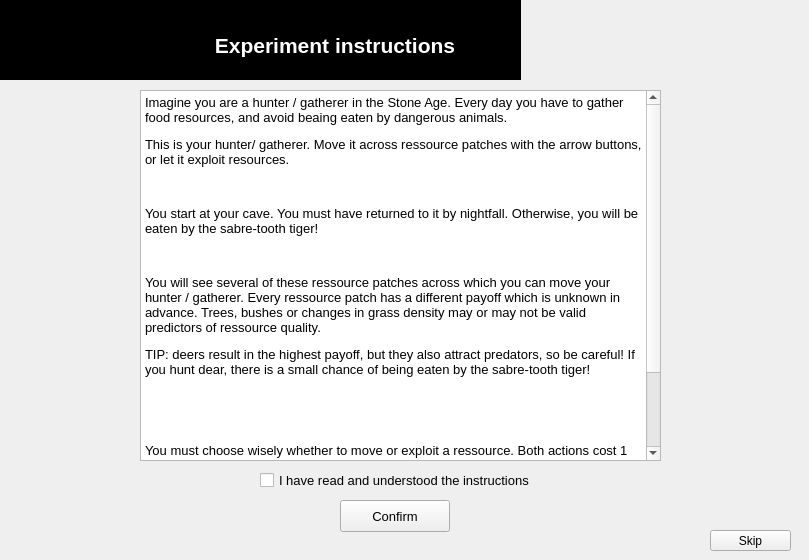
    <widget class="QWidget" name="Instructions">
     <widget class="QLabel" name="inst_ucllogo_1">
      <property name="geometry">
       <rect>
        <x>0</x>
        <y>0</y>
        <width>521</width>
        <height>80</height>
       </rect>
      </property>
      <property name="palette">
       <palette>
        <active>
         <colorrole role="Base">
          <brush brushstyle="SolidPattern">
           <color alpha="255">
            <red>255</red>
            <green>255</green>
            <blue>255</blue>
           </color>
          </brush>
         </colorrole>
         <colorrole role="Window">
          <brush brushstyle="SolidPattern">
           <color alpha="255">
            <red>0</red>
            <green>0</green>
            <blue>0</blue>
           </color>
          </brush>
         </colorrole>
        </active>
        <inactive>
         <colorrole role="Base">
          <brush brushstyle="SolidPattern">
           <color alpha="255">
            <red>255</red>
            <green>255</green>
            <blue>255</blue>
           </color>
          </brush>
         </colorrole>
         <colorrole role="Window">
          <brush brushstyle="SolidPattern">
           <color alpha="255">
            <red>0</red>
            <green>0</green>
            <blue>0</blue>
           </color>
          </brush>
         </colorrole>
        </inactive>
        <disabled>
         <colorrole role="Base">
          <brush brushstyle="SolidPattern">
           <color alpha="255">
            <red>0</red>
            <green>0</green>
            <blue>0</blue>
           </color>
          </brush>
         </colorrole>
         <colorrole role="Window">
          <brush brushstyle="SolidPattern">
           <color alpha="255">
            <red>0</red>
            <green>0</green>
            <blue>0</blue>
           </color>
          </brush>
         </colorrole>
        </disabled>
       </palette>
      </property>
      <property name="autoFillBackground">
       <bool>true</bool>
      </property>
      <property name="text">
       <string/>
      </property>
     </widget>
     <widget class="QLabel" name="inst_ucllogo_2">
      <property name="geometry">
       <rect>
        <x>520</x>
        <y>0</y>
        <width>280</width>
        <height>80</height>
       </rect>
      </property>
      <property name="text">
       <string/>
      </property>
      <property name="pixmap">
       <pixmap>resources/standalone.png</pixmap>
      </property>
      <property name="scaledContents">
       <bool>true</bool>
      </property>
      <property name="alignment">
       <set>Qt::AlignCenter</set>
      </property>
     </widget>
     <widget class="QLabel" name="inst_title">
      <property name="geometry">
       <rect>
        <x>160</x>
        <y>20</y>
        <width>350</width>
        <height>50</height>
       </rect>
      </property>
      <property name="palette">
       <palette>
        <active>
         <colorrole role="WindowText">
          <brush brushstyle="SolidPattern">
           <color alpha="255">
            <red>255</red>
            <green>255</green>
            <blue>255</blue>
           </color>
          </brush>
         </colorrole>
         <colorrole role="Base">
          <brush brushstyle="SolidPattern">
           <color alpha="255">
            <red>255</red>
            <green>255</green>
            <blue>255</blue>
           </color>
          </brush>
         </colorrole>
         <colorrole role="Window">
          <brush brushstyle="SolidPattern">
           <color alpha="255">
            <red>0</red>
            <green>0</green>
            <blue>0</blue>
           </color>
          </brush>
         </colorrole>
        </active>
        <inactive>
         <colorrole role="WindowText">
          <brush brushstyle="SolidPattern">
           <color alpha="255">
            <red>255</red>
            <green>255</green>
            <blue>255</blue>
           </color>
          </brush>
         </colorrole>
         <colorrole role="Base">
          <brush brushstyle="SolidPattern">
           <color alpha="255">
            <red>255</red>
            <green>255</green>
            <blue>255</blue>
           </color>
          </brush>
         </colorrole>
         <colorrole role="Window">
          <brush brushstyle="SolidPattern">
           <color alpha="255">
            <red>0</red>
            <green>0</green>
            <blue>0</blue>
           </color>
          </brush>
         </colorrole>
        </inactive>
        <disabled>
         <colorrole role="WindowText">
          <brush brushstyle="SolidPattern">
           <color alpha="255">
            <red>69</red>
            <green>69</green>
            <blue>69</blue>
           </color>
          </brush>
         </colorrole>
         <colorrole role="Base">
          <brush brushstyle="SolidPattern">
           <color alpha="255">
            <red>0</red>
            <green>0</green>
            <blue>0</blue>
           </color>
          </brush>
         </colorrole>
         <colorrole role="Window">
          <brush brushstyle="SolidPattern">
           <color alpha="255">
            <red>0</red>
            <green>0</green>
            <blue>0</blue>
           </color>
          </brush>
         </colorrole>
        </disabled>
       </palette>
      </property>
      <property name="font">
       <font>
        <family>Arial</family>
        <pointsize>16</pointsize>
        <weight>75</weight>
        <bold>true</bold>
       </font>
      </property>
      <property name="autoFillBackground">
       <bool>true</bool>
      </property>
      <property name="text">
       <string>Experiment instructions</string>
      </property>
      <property name="alignment">
       <set>Qt::AlignCenter</set>
      </property>
      <property name="wordWrap">
       <bool>true</bool>
      </property>
     </widget>
     <widget class="QLabel" name="inst_predator">
      <property name="geometry">
       <rect>
        <x>40</x>
        <y>330</y>
        <width>91</width>
        <height>61</height>
       </rect>
      </property>
      <property name="text">
       <string/>
      </property>
      <property name="pixmap">
       <pixmap>resources/saber_tooth3.png</pixmap>
      </property>
      <property name="scaledContents">
       <bool>true</bool>
      </property>
     </widget>
     <widget class="QCheckBox" name="inst_checkbox">
      <property name="geometry">
       <rect>
        <x>260</x>
        <y>470</y>
        <width>300</width>
        <height>20</height>
       </rect>
      </property>
      <property name="font">
       <font>
        <pointsize>10</pointsize>
       </font>
      </property>
      <property name="text">
       <string>I have read and understood the instructions</string>
      </property>
     </widget>
     <widget class="QPushButton" name="inst_button_confirm">
      <property name="geometry">
       <rect>
        <x>340</x>
        <y>500</y>
        <width>110</width>
        <height>32</height>
       </rect>
      </property>
      <property name="font">
       <font>
        <family>Arial</family>
        <pointsize>10</pointsize>
       </font>
      </property>
      <property name="text">
       <string>Confirm</string>
      </property>
     </widget>
     <widget class="QTextBrowser" name="inst_text">
      <property name="geometry">
       <rect>
        <x>140</x>
        <y>90</y>
        <width>521</width>
        <height>371</height>
       </rect>
      </property>
      <property name="font">
       <font>
        <pointsize>10</pointsize>
       </font>
      </property>
      <property name="html">
       <string>&lt;!DOCTYPE HTML PUBLIC &quot;-//W3C//DTD HTML 4.0//EN&quot; &quot;http://www.w3.org/TR/REC-html40/strict.dtd&quot;&gt;
&lt;html&gt;&lt;head&gt;&lt;meta name=&quot;qrichtext&quot; content=&quot;1&quot; /&gt;&lt;style type=&quot;text/css&quot;&gt;
p, li { white-space: pre-wrap; }
&lt;/style&gt;&lt;/head&gt;&lt;body style=&quot; font-family:'.SF NS Text'; font-size:10pt; font-weight:400; font-style:normal;&quot;&gt;
&lt;p style=&quot; margin-top:12px; margin-bottom:12px; margin-left:0px; margin-right:0px; -qt-block-indent:0; text-indent:0px;&quot;&gt;&lt;span style=&quot; font-family:'Times';&quot;&gt;Imagine you are a hunter / gatherer in the Stone Age. Every day you have to gather food resources, and avoid beaing eaten by dangerous animals.&lt;/span&gt;&lt;/p&gt;
&lt;p style=&quot; margin-top:12px; margin-bottom:12px; margin-left:0px; margin-right:0px; -qt-block-indent:0; text-indent:0px;&quot;&gt;&lt;span style=&quot; font-family:'Times';&quot;&gt;This is your hunter/ gatherer. Move it across ressource patches with the arrow buttons, or let it exploit resources.&lt;/span&gt;&lt;/p&gt;
&lt;p style=&quot;-qt-paragraph-type:empty; margin-top:12px; margin-bottom:12px; margin-left:0px; margin-right:0px; -qt-block-indent:0; text-indent:0px;&quot;&gt;&lt;br /&gt;&lt;/p&gt;
&lt;p style=&quot; margin-top:12px; margin-bottom:12px; margin-left:0px; margin-right:0px; -qt-block-indent:0; text-indent:0px;&quot;&gt;&lt;span style=&quot; font-family:'Times';&quot;&gt;You start at your cave. You must have returned to it by nightfall. Otherwise, you will be eaten by the sabre-tooth tiger!&lt;/span&gt;&lt;/p&gt;
&lt;p style=&quot;-qt-paragraph-type:empty; margin-top:12px; margin-bottom:12px; margin-left:0px; margin-right:0px; -qt-block-indent:0; text-indent:0px; font-family:'Times';&quot;&gt;&lt;br /&gt;&lt;/p&gt;
&lt;p style=&quot; margin-top:12px; margin-bottom:12px; margin-left:0px; margin-right:0px; -qt-block-indent:0; text-indent:0px;&quot;&gt;&lt;span style=&quot; font-family:'Times';&quot;&gt;You will see several of these ressource patches across which you can move your hunter / gatherer. Every ressource patch has a different payoff which is unknown in advance. Trees, bushes or changes in grass density may or may not be valid predictors of ressource quality.&lt;/span&gt;&lt;/p&gt;
&lt;p style=&quot; margin-top:12px; margin-bottom:12px; margin-left:0px; margin-right:0px; -qt-block-indent:0; text-indent:0px;&quot;&gt;&lt;span style=&quot; font-family:'Times';&quot;&gt;TIP: deers result in the highest payoff, but they also attract predators, so be careful! If you hunt dear, there is a small chance of being eaten by the sabre-tooth tiger!&lt;/span&gt;&lt;/p&gt;
&lt;p style=&quot;-qt-paragraph-type:empty; margin-top:12px; margin-bottom:12px; margin-left:0px; margin-right:0px; -qt-block-indent:0; text-indent:0px; font-family:'Times';&quot;&gt;&lt;br /&gt;&lt;/p&gt;
&lt;p style=&quot;-qt-paragraph-type:empty; margin-top:12px; margin-bottom:12px; margin-left:0px; margin-right:0px; -qt-block-indent:0; text-indent:0px; font-family:'Times';&quot;&gt;&lt;br /&gt;&lt;/p&gt;
&lt;p style=&quot; margin-top:12px; margin-bottom:12px; margin-left:0px; margin-right:0px; -qt-block-indent:0; text-indent:0px;&quot;&gt;&lt;span style=&quot; font-family:'Times';&quot;&gt;You must choose wisely whether to move or exploit a ressource. Both actions cost 1 movement each. When no movements are left, nightfall occurs and the sabre-tooth tigre appears.&lt;/span&gt;&lt;/p&gt;
&lt;p style=&quot; margin-top:12px; margin-bottom:12px; margin-left:0px; margin-right:0px; -qt-block-indent:0; text-indent:0px;&quot;&gt;&lt;span style=&quot; font-family:'Times';&quot;&gt;REMEMBER: YOUR SCORE AT THE END OF THE EXPERIMENT WILL BE REWARDED IN REAL MONEY! &lt;/span&gt;&lt;/p&gt;
&lt;p style=&quot;-qt-paragraph-type:empty; margin-top:12px; margin-bottom:12px; margin-left:0px; margin-right:0px; -qt-block-indent:0; text-indent:0px; font-family:'Times';&quot;&gt;&lt;br /&gt;&lt;/p&gt;&lt;/body&gt;&lt;/html&gt;</string>
      </property>
     </widget>
     <widget class="QLabel" name="inst_char">
      <property name="geometry">
       <rect>
        <x>80</x>
        <y>90</y>
        <width>51</width>
        <height>61</height>
       </rect>
      </property>
      <property name="text">
       <string/>
      </property>
      <property name="pixmap">
       <pixmap>resources/char1.png</pixmap>
      </property>
      <property name="scaledContents">
       <bool>true</bool>
      </property>
     </widget>
     <widget class="QLabel" name="inst_cave">
      <property name="geometry">
       <rect>
        <x>70</x>
        <y>160</y>
        <width>61</width>
        <height>51</height>
       </rect>
      </property>
      <property name="text">
       <string/>
      </property>
      <property name="pixmap">
       <pixmap>resources/cave.png</pixmap>
      </property>
      <property name="scaledContents">
       <bool>true</bool>
      </property>
     </widget>
     <widget class="QLabel" name="inst_deer">
      <property name="geometry">
       <rect>
        <x>80</x>
        <y>260</y>
        <width>61</width>
        <height>61</height>
       </rect>
      </property>
      <property name="text">
       <string/>
      </property>
      <property name="pixmap">
       <pixmap>resources/deer1.png</pixmap>
      </property>
      <property name="scaledContents">
       <bool>true</bool>
      </property>
     </widget>
     <widget class="QLabel" name="inst_patch">
      <property name="geometry">
       <rect>
        <x>40</x>
        <y>220</y>
        <width>100</width>
        <height>100</height>
       </rect>
      </property>
      <property name="text">
       <string/>
      </property>
      <property name="pixmap">
       <pixmap>resources/Grass1.png</pixmap>
      </property>
      <property name="scaledContents">
       <bool>true</bool>
      </property>
     </widget>
     <widget class="QLabel" name="inst_tree">
      <property name="geometry">
       <rect>
        <x>40</x>
        <y>220</y>
        <width>50</width>
        <height>50</height>
       </rect>
      </property>
      <property name="text">
       <string/>
      </property>
      <property name="pixmap">
       <pixmap>resources/tree_1.png</pixmap>
      </property>
      <property name="scaledContents">
       <bool>true</bool>
      </property>
     </widget>
     <widget class="QPushButton" name="inst_button_skip">
      <property name="geometry">
       <rect>
        <x>710</x>
        <y>530</y>
        <width>81</width>
        <height>21</height>
       </rect>
      </property>
      <property name="text">
       <string>Skip</string>
      </property>
     </widget>
     <zorder>inst_ucllogo_1</zorder>
     <zorder>inst_ucllogo_2</zorder>
     <zorder>inst_title</zorder>
     <zorder>inst_checkbox</zorder>
     <zorder>inst_button_confirm</zorder>
     <zorder>inst_text</zorder>
     <zorder>inst_char</zorder>
     <zorder>inst_cave</zorder>
     <zorder>inst_predator</zorder>
     <zorder>inst_patch</zorder>
     <zorder>inst_deer</zorder>
     <zorder>inst_tree</zorder>
     <zorder>inst_button_skip</zorder>
    </widget>
